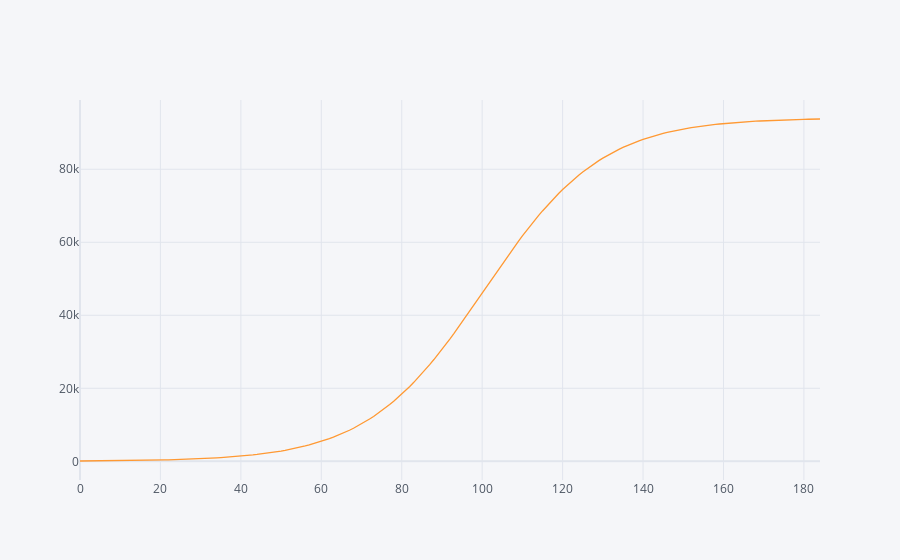

Write notebook code for a chart like this one.
### Markdown cell above
#### Intetactive plots will be visible on fresh run, since it works on Javascript

### Code cell
pd.DataFrame(y_pred).iplot()

### Figure 1 — Plotly figure (JSON) as saved in the notebook; plotly's stock layout.template omitted (floating-point values rounded to 4 significant figures; data arrays with more than 128 entries replaced by an {"elided": "..."} marker saying what was removed)
{"data": [{"line": {"color": "rgba(255, 153, 51, 1.0)", "dash": "solid", "shape": "linear", "width": 1.3}, "mode": "lines", "name": "0", "text": "", "type": "scatter", "x": {"elided": "185 int values"}, "y": {"elided": "185 float values"}}], "layout": {"legend": {"bgcolor": "#F5F6F9", "font": {"color": "#4D5663"}}, "paper_bgcolor": "#F5F6F9", "plot_bgcolor": "#F5F6F9", "title": {"font": {"color": "#4D5663"}}, "xaxis": {"gridcolor": "#E1E5ED", "showgrid": true, "tickfont": {"color": "#4D5663"}, "title": {"font": {"color": "#4D5663"}, "text": ""}, "zerolinecolor": "#E1E5ED"}, "yaxis": {"gridcolor": "#E1E5ED", "showgrid": true, "tickfont": {"color": "#4D5663"}, "title": {"font": {"color": "#4D5663"}, "text": ""}, "zerolinecolor": "#E1E5ED"}}}
